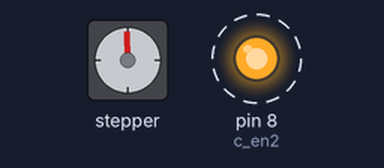
A sketch run on a simulated Arduino Nano, built with avr-gcc and run on an emulated ATmega328P. Shown: stepper motor, output pins drawn as LEDs (lit = HIGH). Wiring (inferred from the names in the program): stepper motor driver (200 steps per turn assumed): step pin 9; direction pin 10. Dashed ring = blinking. Pins used as bus, display or sensor lines are not drawn.

Above: at 0.05 s.
Timing chart, 0 to 4.6 s (numbered marks = the images above):
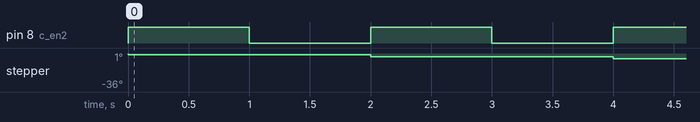

The sketch:

dummy_steeper.ino
```cpp
int const c_stepPin1 = A5, c_dirPin1 = A6, c_en1 = A7;
int const c_stepPin2 = 9, c_dirPin2 = 10, c_en2 = 8;  //Motor 2 step pin, diretion pin and enable at 5, 6, 7
int i = 0;
int const c_steps = 100,
          c_delay = 0,
          c_stepDelay = 10;

void setup()
{
  pinMode(c_stepPin1, OUTPUT);
  pinMode(c_dirPin1, OUTPUT);
  pinMode(c_en1, OUTPUT);

  pinMode(c_stepPin2, OUTPUT);
  pinMode(c_dirPin2, OUTPUT);
  pinMode(c_en2, OUTPUT);
}

void loop()
{
  digitalWrite(c_stepPin1, HIGH);
  digitalWrite(c_stepPin2, HIGH);
  digitalWrite(c_en1, HIGH);
  digitalWrite(c_en2, HIGH);
  digitalWrite(c_dirPin1, HIGH);
  digitalWrite(c_dirPin2, HIGH);
  delay(1000);
  digitalWrite(c_stepPin1, LOW);
  digitalWrite(c_stepPin2, LOW);
  digitalWrite(c_en1, LOW);
  digitalWrite(c_en2, LOW);
  digitalWrite(c_dirPin1, LOW);
  digitalWrite(c_dirPin2, LOW);
  delay(1000);
}
```

Measured:
- by itself, pin 8 (c_en2): alternates HIGH for 1.0 s and LOW for 1.0 s
